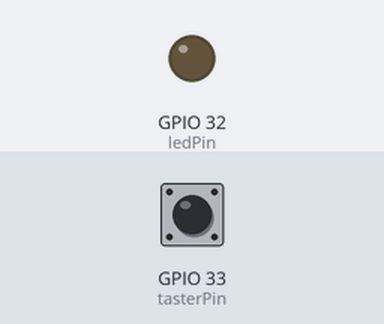
Simulated run of this sketch. Board: ESP32. Parts: output pins drawn as LEDs (lit = HIGH). The inputs (shaded band) are chosen by the test bench; at power-on: GPIO 33 (tasterPin) HIGH. What the sketch prints to the serial monitor is not drawn.

Above: at 1.2 s.
1.3 s: GPIO 33 (tasterPin) pulled LOW for 0.15 s
At 1.37 s:
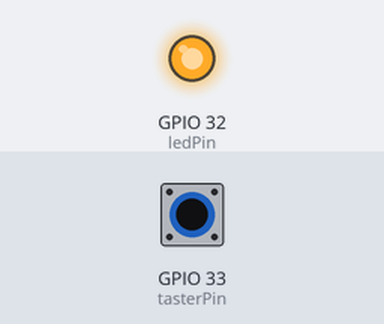
2.9 s: GPIO 33 (tasterPin) pulled LOW for 3.2 s
At 6.5 s:
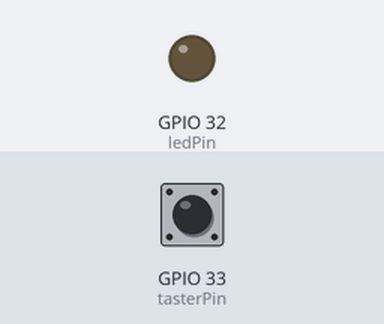
Timing chart, 0 to 8.0 s (numbered marks = the images above; inputs shaded):
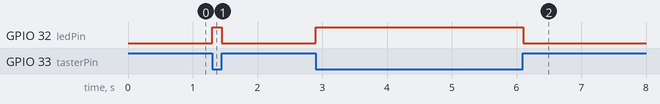

Measured:
- after the input at 1.3 s, GPIO 32 (ledPin): LOW → HIGH at once, → LOW 0.15 s later
- after the input at 2.9 s, GPIO 32 (ledPin): LOW → HIGH at once, → LOW 3.2 s later

The sketch:

TASTER_Floating_LED_Uebung.ino
```cpp
const int tasterPin = 33;   // Taster gegen GND, interner Pull-up
const int ledPin    = 32;   // LED über 330 Ω gegen GND

void setup() {
  Serial.begin(115200);
  pinMode(tasterPin, INPUT_PULLUP);  // internen Pull-up (~45 kΩ) aktivieren
  pinMode(ledPin, OUTPUT);           // LED-Pin als Ausgang
  digitalWrite(ledPin, LOW);         // LED zu Beginn aus
}

void loop() {
  int wert = digitalRead(tasterPin); // gedrückt = LOW, losgelassen = HIGH
  Serial.println(wert);

  if (wert == LOW) {
    digitalWrite(ledPin, HIGH);      // Taster gedrückt -> LED an
  } else {
    digitalWrite(ledPin, LOW);       // Taster losgelassen -> LED aus
  }
}
```
